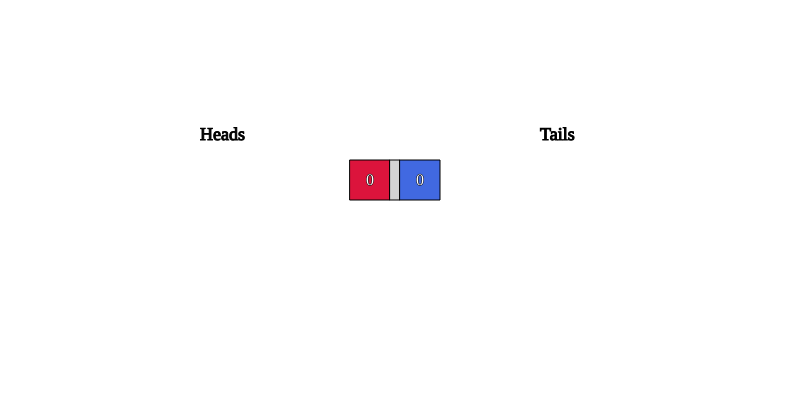
Frame 1 (no input)
Frame 60 (no input): identical to frame 1, image omitted
Frame 120 (the mouse pressed at the canvas centre since frame 60): identical to frame 1, image omitted

The p5.js sketch that drew this single still picture (run headless with seeded random() and noise() and a simulated clock; from frame 60 on, the mouse is pressed at the canvas centre):

// p5.js sketch
// ── sketch.js

class Bar{

    constructor(x,y,w,h,value){
        this.x = x;
        this.y = y;
        this.w = w;
        this.h = h;

        this.value = value

    }

    show(color){
        stroke(0)

        fill(color)

        rect(this.x,this.y,this.w,this.h);


        fill("white");
        textFont('cambria');

        textSize(16);

        text(this.value,this.x + 16,this.y+25)

    }
}

let left_bar;
let center_bar;
let right_bar;

let heads_amount = 0;
let tails_amount = 0;
function setup(){
    let canvas = createCanvas(800,400);

    left_bar = new Bar(350,160,40,40,heads_amount)
    center_bar = new Bar(390,160,10,40,"");
    right_bar = new Bar(400,160,40,40,tails_amount)
    canvas.class('canvas_class');



}



function draw(){

    background("white")


    left_bar.show("crimson");

    center_bar.show("lightgray")

    right_bar.show("royalblue")

    fill("black")
    textSize(18)
    text("Heads",200,140)

    text("Tails",540,140)
    

}


function moveLeft(){

    left_bar.w += 5

    left_bar.x -= 5
}


function moveRight(){
    right_bar.w += 5

    let randomNum = Math.floor(Math.random()*2)

    console.log(frameCount)
}
const sleep = ms => new Promise(r => setTimeout(r, ms));

async function flip(){

    clearBars()

    let s = document.getElementById("chosen_amount");

    let value = s.value;
   

    for (let i = 0; i < value;i++){
        let randomNum = Math.floor(Math.random()*2)

        if (randomNum == 1) {
            heads_amount += 1;

            left_bar.value = heads_amount

            moveLeft()
            
        }
        else{
            tails_amount += 1;

            right_bar.value = tails_amount;
            moveRight()
        }
        await sleep(300);
    }
}

function clearBars(){
    heads_amount = 0
    tails_amount = 0

    left_bar.value = 0
    right_bar.value = 0

    left_bar.w = 40
    left_bar.x = 350

    right_bar.w = 40
}



// ── style.css

h1{
    font-family: Cambria, Cochin, Georgia, Times, 'Times New Roman', serif;

    text-align: center;
}


.canvas_class{
    display: block;
    margin-left: auto;
    margin-right: auto;

    margin-top: 5%;
    border: 3px solid black;
}

.operation_div{
    border: 1px solid black;

    display: flex;

    flex-direction: row;
    gap: 10px;

    align-items: center;
    justify-content: center;

    height: 100px;
    width: 800px;


    margin-left: auto;
    margin-right: auto;

    margin-top: 50px;
}

.operation_div h2{

    font-family: Cambria, Cochin, Georgia, Times, 'Times New Roman', serif;

    margin-left: 10px;
    
}

.operation_div select{

    width: 150px;
    height: 50px;
}
.operation_div button{

    color: white;
    background-color: black;

    width: 150px;
    height: 50px;

    border: 1px solid black;
    border-radius: 3px;
}
